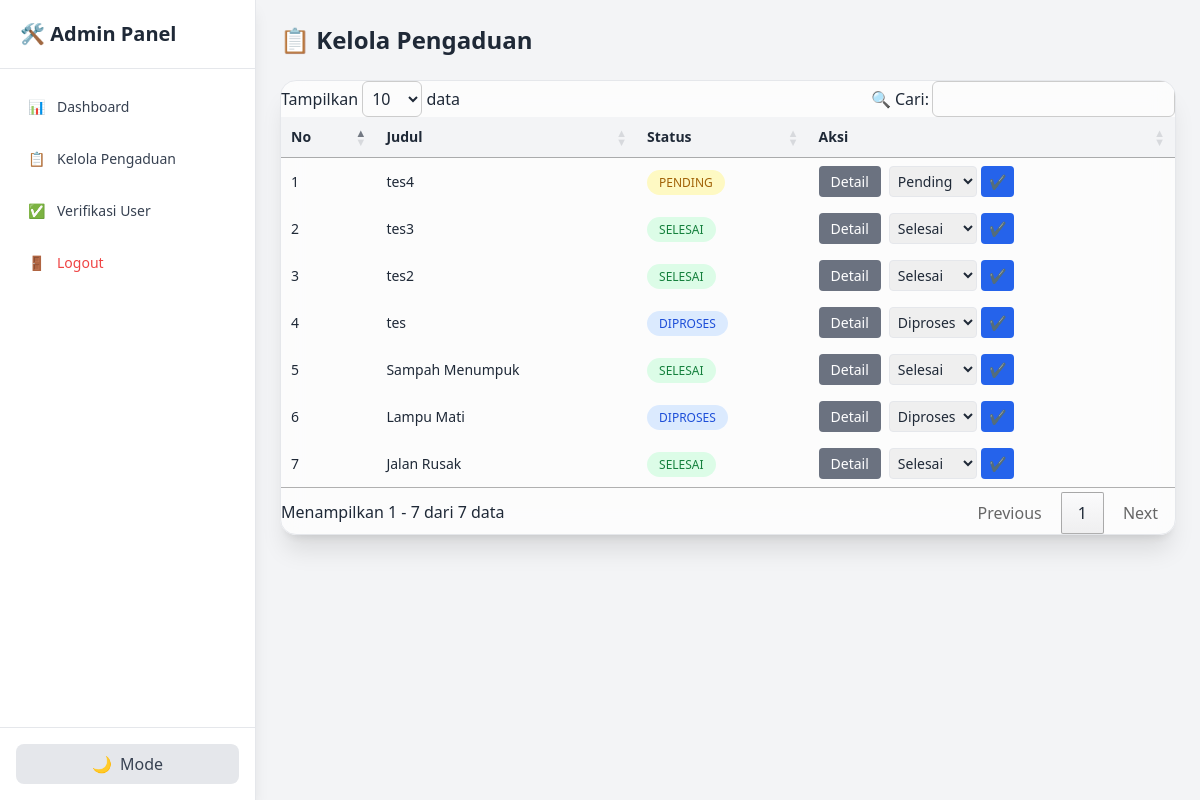
The page /admin/pengaduan.php on the database its author committed.
### tables this page shows
CREATE TABLE `pengaduan` (
  `id` int(11) NOT NULL,
  `user_id` int(11) DEFAULT NULL,
  `judul` varchar(255) DEFAULT NULL,
  `isi` text DEFAULT NULL,
  `bukti` varchar(255) DEFAULT NULL,
  `status` enum('pending','ditinjau','diproses','selesai') DEFAULT 'pending',
  `tanggal` timestamp NOT NULL DEFAULT current_timestamp(),
  `kategori` varchar(100) DEFAULT NULL,
  `kecamatan` varchar(100) DEFAULT NULL,
  `desa` varchar(100) DEFAULT NULL
);

### admin/pengaduan.php (the view, shortened to what this page needs)
<?php
include '../config/koneksi.php';
$data = mysqli_query($conn, "
SELECT
    p.*,
    k.nama AS nama_kecamatan,
    d.nama AS nama_desa
FROM pengaduan p
LEFT JOIN kecamatan k ON p.kecamatan = k.id
LEFT JOIN desa d ON p.desa = d.id
ORDER BY p.id DESC
");
?>
<!DOCTYPE html>
<html lang="id">
<head>
<script src="https://cdn.tailwindcss.com"></script>
<link rel="stylesheet" href="https://cdn.datatables.net/1.13.6/css/jquery.dataTables.min.css">
</head>
<body class="bg-gray-100 dark:bg-[#0F172A] transition text-gray-800 dark:text-[#E2E8F0]">
<?php include '../includes/sidebar.php'; ?>
<div class="ml-64 p-6 space-y-6">
<h1 class="text-2xl font-bold">📋 Kelola Pengaduan</h1>
<div class="backdrop-blur-md bg-white/70 dark:bg-[#1E293B]/70
border border-gray-200 dark:border-[#334155]
rounded-2xl shadow-xl overflow-hidden">
<table id="myTable" class="w-full text-sm">
<thead class="bg-gray-100 dark:bg-[#0F172A]">
<tr>
<th class="p-4">No</th>
<th>Judul</th>
<th>Status</th>
<th>Aksi</th>
</tr>
</thead>
<tbody>
<?php $no=1; while($d = mysqli_fetch_assoc($data)){ ?>
<tr class="border-t dark:border-[#334155] hover:bg-gray-50 dark:hover:bg-[#0F172A]">
<td class="p-4"><?= $no++ ?></td>
<td><?= $d['judul'] ?></td>
<td>
<span class="px-3 py-1 text-xs rounded-full
<?=
$d['status']=='pending' ? 'bg-yellow-100 text-yellow-700 dark:bg-yellow-900 dark:text-yellow-300' :
($d['status']=='ditinjau' ? 'bg-purple-100 text-purple-700 dark:bg-purple-900 dark:text-purple-300' :
($d['status']=='diproses' ? 'bg-blue-100 text-blue-700 dark:bg-blue-900 dark:text-blue-300' :
'bg-green-100 text-green-700 dark:bg-green-900 dark:text-green-300'))
?>">
<?= strtoupper($d['status']) ?>
</span>
</td>
<td class="flex gap-2">
<button
onclick='openModal(<?= json_encode($d, JSON_HEX_TAG | JSON_HEX_APOS | JSON_HEX_QUOT | JSON_HEX_AMP) ?>)'
class="bg-gray-500 text-white px-3 py-1 rounded hover:scale-105">
Detail
</button>
<form action="update_status.php" method="POST" class="flex gap-1">
<?php
$urutan = [
    'pending' => 1,
    'ditinjau' => 2,
    'diproses' => 3,
    'selesai' => 4
];
$current = $d['status'];
?>
<select name="status" class="border p-1 rounded dark:bg-[#0F172A]">
<?php foreach($urutan as $key => $val): ?>
<option value="<?= $key ?>"
<?= $current == $key ? 'selected' : '' ?>
<?= ($urutan[$key] != $urutan[$current] + 1) ? 'disabled' : '' ?>>
<?= ucfirst($key) ?>
</option>
<?php endforeach; ?>
</select>
<button class="bg-blue-600 text-white px-2 rounded">
✔
</button>
</form>
</td>
</tr>
<?php } ?>
</tbody>
</table>
</div>
</div>
</body>
</html>

### includes/sidebar.php (shortened to what this page needs)
<?php
$current = basename($_SERVER['PHP_SELF']);
?>
<div class="fixed top-0 left-0 w-64 h-screen bg-white dark:bg-[#0F172A]
shadow-lg border-r border-gray-200 dark:border-[#1E293B] transition">
    <div class="p-5 text-xl font-bold text-gray-800 dark:text-white border-b dark:border-[#1E293B]">
        🛠 Admin Panel
    </div>
    <ul class="p-4 space-y-2 text-sm">
        <li>
            <a href="index.php?menu=dashboard"
               class="flex items-center gap-3 p-3 rounded-lg transition
               <?= $current == 'index.php' && (!isset($_GET['menu']) || $_GET['menu'] == 'dashboard') ?
               'bg-blue-600 text-white shadow' :
               'text-gray-700 dark:text-gray-300 hover:bg-gray-100 dark:hover:bg-[#1E293B]' ?>">
               📊 <span>Dashboard</span>
            </a>
        </li>
        <li>
            <a href="index.php?menu=pengaduan"
               class="flex items-center gap-3 p-3 rounded-lg transition
               <?= $current == 'index.php' && isset($_GET['menu']) && $_GET['menu'] == 'pengaduan' ?
               'bg-blue-600 text-white shadow' :
               'text-gray-700 dark:text-gray-300 hover:bg-gray-100 dark:hover:bg-[#1E293B]' ?>">
               📋 <span>Kelola Pengaduan</span>
            </a>
        </li>
        <li>
            <a href="index.php?menu=verifikasi"
               class="flex items-center gap-3 p-3 rounded-lg transition
               <?= $current == 'index.php' && isset($_GET['menu']) && $_GET['menu'] == 'verifikasi' ?
               'bg-blue-600 text-white shadow' :
               'text-gray-700 dark:text-gray-300 hover:bg-gray-100 dark:hover:bg-[#1E293B]' ?>">
               ✅ <span>Verifikasi User</span>
            </a>
        </li>
        <li>
            <a href="../auth/logout.php"
               class="flex items-center gap-3 p-3 rounded-lg text-red-500 hover:bg-red-100 dark:hover:bg-red-900 transition">
               🚪 <span>Logout</span>
            </a>
        </li>
    </ul>
    <div class="absolute bottom-0 w-full p-4 border-t dark:border-[#1E293B]">
        <button onclick="toggleDarkMode()"
            class="w-full flex items-center justify-center gap-2 bg-gray-200 dark:bg-[#1E293B]
            text-gray-700 dark:text-gray-300 py-2 rounded-lg hover:shadow transition">
            <span id="icon">🌙</span>
            <span>Mode</span>
        </button>
    </div>
</div>

### rows shown on the page
pengaduan: judul "tes4", status "PENDING", status "Pending"
pengaduan: judul "tes3", status "SELESAI", status "Selesai"
pengaduan: judul "tes2", status "SELESAI", status "Selesai"
pengaduan: judul "tes", status "DIPROSES", status "Diproses"
pengaduan: judul "Sampah Menumpuk", status "SELESAI", status "Selesai"
pengaduan: judul "Lampu Mati", status "DIPROSES", status "Diproses"
pengaduan: judul "Jalan Rusak", status "SELESAI", status "Selesai"
